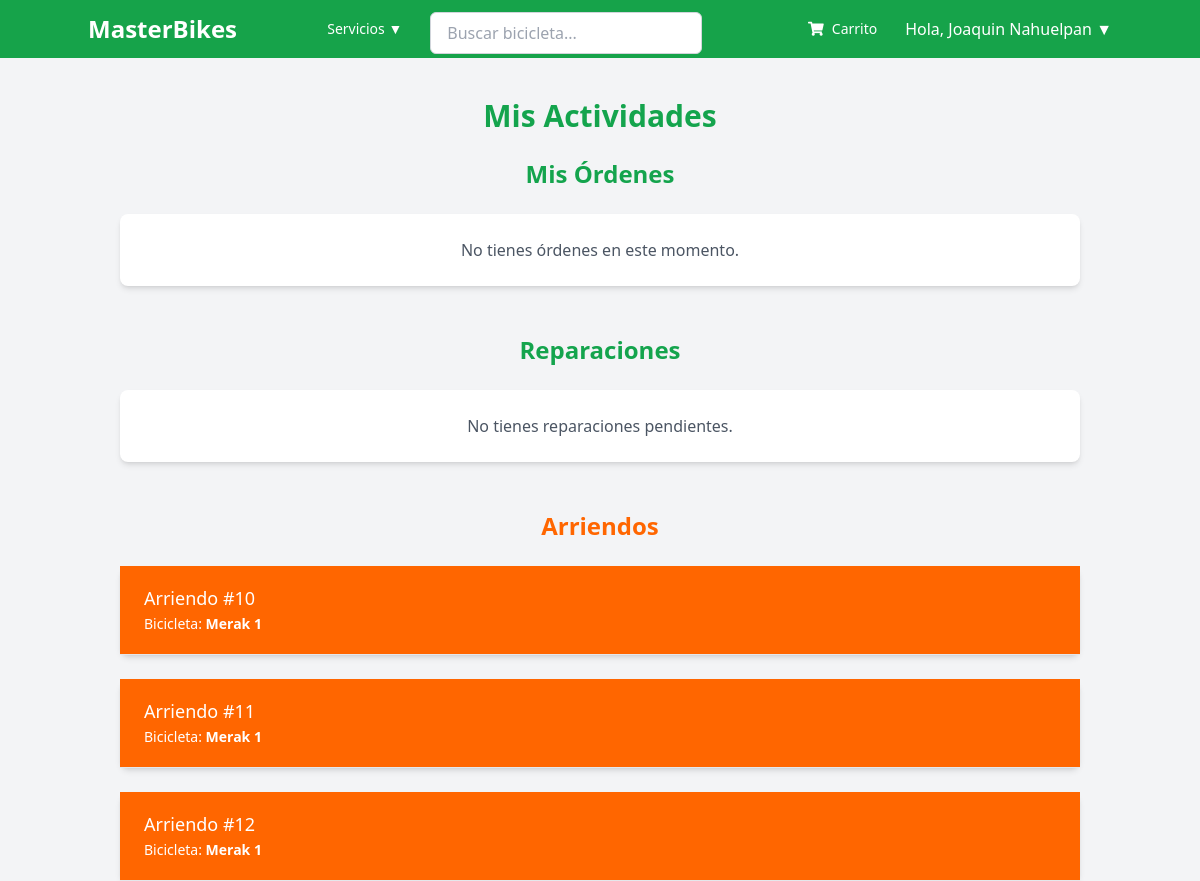
The app's page /ordenes/ (signed in) with its own data.
### clientes/models.py (models this page shows, shortened)
class Cliente(AbstractUser):
    email = models.EmailField(unique=True, primary_key=True)
    first_name = models.CharField(max_length=30)
    last_name = models.CharField(max_length=30)
    apellido_materno = models.CharField(max_length=30, null=True, blank=True)
    telefono = models.CharField(max_length=15, null=True, blank=True)
    direccion = models.TextField(null=True, blank=True)
    USERNAME_FIELD = 'email'
    REQUIRED_FIELDS = ['first_name', 'last_name', 'apellido_materno']

class Arriendo(models.Model):
    id = models.AutoField(primary_key=True)  # Agrega un campo ID que se incrementa automáticamente
    cliente = models.ForeignKey(settings.AUTH_USER_MODEL, on_delete=models.CASCADE)
    bicicleta = models.ForeignKey('Bicicleta', on_delete=models.SET_NULL, null=True)
    fecha_inicio = models.DateTimeField()
    fecha_fin = models.DateTimeField()
    forma_pago = models.CharField(max_length=20, choices=[
        ('Debito', 'Débito'),
        ('Credito', 'Crédito'),
        ('Transferencia', 'Transferencia Bancaria')
    ])
    costo_arriendo = models.IntegerField(default=0)
    deposito_garantia = models.IntegerField(default=100000)
    costo_total = models.IntegerField(default=0)
    ESTADO_CHOICES = [
        ('pendiente', 'Pendiente'),
        ('completado', 'Completado')
    ]
    estado = models.CharField(max_length=20, choices=ESTADO_CHOICES, default='pendiente')

class Bicicleta(models.Model):
    TIPO_CHOICES = [
        ('Montaña', 'Montaña'),
        ('Ruta', 'Ruta'),
        ('Ciudad', 'Ciudad'),
        ('BMX', 'BMX')
    ]
    tipo = models.CharField(max_length=15, choices=TIPO_CHOICES)
    marca = models.CharField(max_length=100)
    modelo = models.CharField(max_length=100)
    descripcion = models.TextField()
    imagen = models.ImageField(upload_to='bicicletas/', null=True, blank=True)
    precio_por_dia = models.IntegerField(default=0, null=True, blank=True)
    precio_venta = models.DecimalField(max_digits=10, decimal_places=2, null=True, blank=True, default=0)
    stock = models.IntegerField(default=0)
    disponible_para_venta = models.BooleanField(default=False)
    disponible_para_arriendo = models.BooleanField(default=False)

### clientes/views.py (the view)
# urls.py: path('ordenes/', views.ver_todas_ordenes, name='ver_ordenes'),
@login_required
def ver_todas_ordenes(request):
    ordenes = OrdenCompra.objects.filter(usuario=request.user).prefetch_related('items').order_by('-fecha_creacion')
    ordenes_compra = OrdenCompra.objects.filter(usuario=request.user).order_by('-fecha_creacion')
    reparaciones = Reparacion.objects.filter(cliente=request.user).order_by('-fecha_creacion')
    arriendos = Arriendo.objects.filter(cliente=request.user).order_by('-fecha_inicio')
    context = {
        'ordenes': ordenes,
        'ordenes_compra': ordenes_compra,
        'reparaciones': reparaciones,
        'arriendos': arriendos
    }
    return render(request, 'Clientes/ordenes.html', context)

### Carro/context_processors.py (called while the page is built)
def carrito(request):
    if request.user.is_authenticated:
        carrito_items = ItemCarro.objects.filter(usuario=request.user)
        total_carrito = sum(item.bicicleta.precio_venta * item.cantidad for item in carrito_items)
    else:
        carrito_items = []
        total_carrito = 0
    return {
        'carrito_items': carrito_items,
        'total_carrito': total_carrito
    }

### clientes/templatetags/formatos.py (called while the page is built)
@register.filter(name='formato_clp')
def formato_clp(value):
    return "${:,.0f}".format(value).replace(',', '.')

### clientes/templates/clientes/ordenes.html (shortened to what this page needs)
<!DOCTYPE html>
<html lang="es">
<head>
    {% load static %}
    {% load formatos %}
    <script src="https://cdn.tailwindcss.com"></script>
</head>
<body class="bg-gray-100">
    {%include 'clientes/navbar.html'%}
    <div class="container mx-auto px-4 sm:px-6 lg:px-8 mt-10">
        <h1 class="text-3xl font-bold text-center mb-6 text-masterbikes-green">Mis Actividades</h1>
        <div class="space-y-12">
            <div>
                <h2 class="text-2xl font-bold text-center mb-6 text-masterbikes-green">Mis Órdenes</h2>
                {% if ordenes %}
                    <div class="space-y-6">
                        {% for orden in ordenes %}
                            <div class="bg-white shadow-md rounded-lg">
                                <div class="bg-masterbikes-green text-white px-4 py-5 sm:px-6 border-b border-gray-200 accordion-toggle cursor-pointer">
                                    <h3 class="text-lg leading-6 font-medium">
                                        Orden #{{ orden.id }}
                                    </h3>
                                    <p class="mt-1 max-w-2xl text-sm">
                                        Estado: <span class="font-semibold">{{ orden.get_estado_display }}</span> |
                                        Total: <span class="font-semibold">{{ orden.total|formato_clp }}</span>
                                    </p>
                                </div>
                                <div class="px-4 py-5 sm:p-6 hidden">
                                    <h4 class="text-md font-medium text-gray-700 mb-3">Detalles de la orden:</h4>
                                    <ul class="divide-y divide-gray-200">
                                        {% for item in orden.items.all %}
                                            <li class="py-3 flex justify-between items-center">
                                                <div class="flex-1 min-w-0">
                                                    <p class="text-sm font-medium text-gray-900 truncate">
                                                        Bicicleta: {{ item.bicicleta.modelo }}
                                                    </p>
                                                    <p class="text-sm text-gray-500">
                                                        Cantidad: {{ item.cantidad }}
                                                    </p>
                                                </div>
                                                <div class="ml-4 flex-shrink-0">
                                                    <p class="text-sm font-medium text-gray-900">
                                                        Total: {{ item.precio|formato_clp }}
                                                    </p>
                                                </div>
                                            </li>
                                        {% endfor %}
                                    </ul>
                                </div>
                            </div>
                        {% endfor %}
                    </div>
                {% else %}
                    <div class="bg-white shadow-md rounded-lg p-6 text-center">
                        <p class="text-gray-600">No tienes órdenes en este momento.</p>
                    </div>
                {% endif %}
            </div>
            <div>
                <h2 class="text-2xl font-bold text-center mb-6 text-masterbikes-green">Reparaciones</h2>
                {% if reparaciones %}
                    <div class="space-y-6">
                        {% for reparacion in reparaciones %}
                            <div class="bg-white shadow-md rounded-lg">
                                <div class="bg-masterbikes-green text-white px-4 py-5 sm:px-6 border-b border-gray-200 accordion-toggle cursor-pointer">
                                    <h3 class="text-lg leading-6 font-medium">
                                        Reparación #{{ reparacion.id }}
                                    </h3>
                                    <p class="mt-1 max-w-2xl text-sm">
                                        Descripción: <span class="font-semibold">{{ reparacion.descripcion_problema }}</span>
                                    </p>
                                </div>
                                <div class="px-4 py-5 sm:p-6 hidden">
                                    <h4 class="text-md font-medium text-gray-700 mb-3">Detalles de la reparación:</h4>
                                    <p class="text-sm text-gray-500">
                                        Estado: <span class="font-semibold">{{ reparacion.estado_reparacion }}</span>
                                    </p>
                                </div>
                            </div>
                        {% endfor %}
                    </div>
                {% else %}
                    <div class="bg-white shadow-md rounded-lg p-6 text-center">
                        <p class="text-gray-600">No tienes reparaciones pendientes.</p>
                    </div>
                {% endif %}
            </div>
            <div>
                <h2 class="text-2xl font-bold text-center mb-6 text-masterbikes-orange">Arriendos</h2>
                {% if arriendos %}
                    <div class="space-y-6">
                        {% for arriendo in arriendos %}
                            <div class="bg-white shadow-md rounded-lg">
                                <div class="bg-masterbikes-orange text-white px-4 py-5 sm:px-6 border-b border-gray-200 accordion-toggle cursor-pointer">
                                    <h3 class="text-lg leading-6 font-medium">
                                        Arriendo #{{ arriendo.id }}
                                    </h3>
                                    <p class="mt-1 max-w-2xl text-sm">
                                        Bicicleta: <span class="font-semibold">{{ arriendo.bicicleta.modelo }}</span>
                                    </p>
                                </div>
                            </div>
                        {% endfor %}
                    </div>
                {% else %}
                    <div class="bg-white shadow-md rounded-lg p-6 text-center">
                        <p class="text-gray-600">No tienes arriendos activos.</p>
                    </div>
                {% endif %}
            </div>
        </div>
    </div>
</body>
</html>

### clientes/templates/clientes/navbar.html (shortened to what this page needs)
<nav class="bg-green-600 p-1">
    <div class="container mx-auto flex flex-wrap items-center justify-between">
        <a href="{% url 'home' %}" class="text-white text-2xl font-bold">MasterBikes</a>
        <div class="flex items-center space-x-4 flex-grow justify-center">
            <div class="relative" id="categorias-dropdown">
                <button class="text-white hover:bg-green-700 px-3 py-2 rounded-md text-sm font-medium" id="categorias-btn">
                    Servicios ▼
                </button>
            </div>
            <form class="flex w-1/2 pt-2" action="{% url 'buscar_bicicletas' %}" method="get">
                <input type="text" placeholder="Buscar bicicleta..." name="search" id="search-input" class="w-full px-4 py-2 border border-gray-300 rounded-md focus:outline-none focus:ring-2 focus:ring-green-600 focus:border-transparent">
            </form>
        </div>
        <div class="flex items-center space-x-4">
            {% include 'Carro/carrito.html' %}
            {% if user.is_authenticated %}
                <div class="relative" id="user-dropdown">
                    <span class="text-white cursor-pointer" id="user-name">Hola, {{ user.first_name }} {{user.last_name}} ▼</span>
                </div>
            {% else %}
                <a href="{% url 'login' %}" class="text-white hover:bg-green-700 px-3 py-2 rounded-md text-sm font-medium">Iniciar Sesión</a>
                <a href="{% url 'registro' %}" class="bg-white text-green-600 hover:bg-gray-100 px-3 py-2 rounded-md text-sm font-medium">Registrarse</a>
            {% endif %}
        </div>
    </div>
</nav>

### records on screen
Cliente: first_name "Joaquin", last_name "Nahuelpan"
Arriendo: id "10", bicicleta.modelo "Merak 1"
Arriendo: id "11", bicicleta.modelo "Merak 1"
Arriendo: id "12", bicicleta.modelo "Merak 1"
